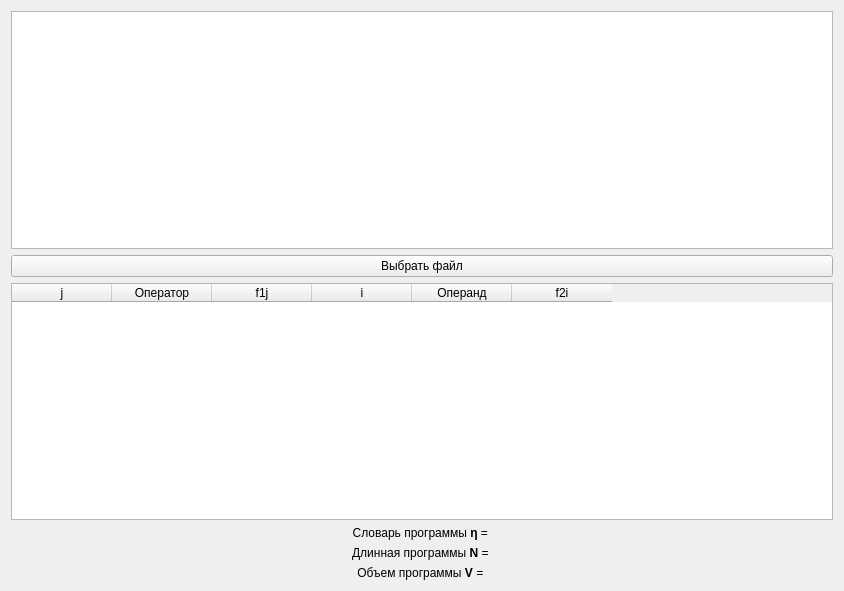
<?xml version="1.0" encoding="UTF-8"?>
<ui version="4.0">
 <class>Lab1</class>
 <widget class="QWidget" name="Lab1">
  <property name="geometry">
   <rect>
    <x>0</x>
    <y>0</y>
    <width>844</width>
    <height>591</height>
   </rect>
  </property>
  <property name="windowTitle">
   <string>Lab1</string>
  </property>
  <layout class="QVBoxLayout" name="verticalLayout">
   <item>
    <widget class="QTextEdit" name="Code"/>
   </item>
   <item>
    <widget class="QPushButton" name="chooseFile">
     <property name="text">
      <string>Выбрать файл</string>
     </property>
    </widget>
   </item>
   <item>
    <widget class="QTableWidget" name="resultTable">
     <property name="sizeAdjustPolicy">
      <enum>QAbstractScrollArea::AdjustToContents</enum>
     </property>
     <property name="editTriggers">
      <set>QAbstractItemView::NoEditTriggers</set>
     </property>
     <property name="tabKeyNavigation">
      <bool>false</bool>
     </property>
     <property name="selectionMode">
      <enum>QAbstractItemView::NoSelection</enum>
     </property>
     <column>
      <property name="text">
       <string>j</string>
      </property>
     </column>
     <column>
      <property name="text">
       <string>Оператор</string>
      </property>
     </column>
     <column>
      <property name="text">
       <string>f1j</string>
      </property>
     </column>
     <column>
      <property name="text">
       <string>i</string>
      </property>
     </column>
     <column>
      <property name="text">
       <string>Операнд</string>
      </property>
     </column>
     <column>
      <property name="text">
       <string>f2i</string>
      </property>
     </column>
    </widget>
   </item>
   <item>
    <widget class="QLabel" name="dictionaryLabel">
     <property name="text">
      <string>&lt;html&gt;&lt;head/&gt;&lt;body&gt;&lt;p&gt;Словарь программы &lt;span style=&quot; font-weight:700;&quot;&gt;η&lt;/span&gt; = &lt;/p&gt;&lt;/body&gt;&lt;/html&gt;</string>
     </property>
     <property name="textFormat">
      <enum>Qt::MarkdownText</enum>
     </property>
     <property name="alignment">
      <set>Qt::AlignCenter</set>
     </property>
    </widget>
   </item>
   <item>
    <widget class="QLabel" name="lengthLabel">
     <property name="text">
      <string>&lt;html&gt;&lt;head/&gt;&lt;body&gt;&lt;p&gt;Длинная программы &lt;span style=&quot; font-weight:700;&quot;&gt;N&lt;/span&gt; = &lt;/p&gt;&lt;/body&gt;&lt;/html&gt;</string>
     </property>
     <property name="alignment">
      <set>Qt::AlignCenter</set>
     </property>
    </widget>
   </item>
   <item>
    <widget class="QLabel" name="volumeLable">
     <property name="text">
      <string>&lt;html&gt;&lt;head/&gt;&lt;body&gt;&lt;p&gt;Объем программы &lt;span style=&quot; font-weight:700;&quot;&gt;V&lt;/span&gt; = &lt;/p&gt;&lt;/body&gt;&lt;/html&gt;</string>
     </property>
     <property name="alignment">
      <set>Qt::AlignCenter</set>
     </property>
    </widget>
   </item>
  </layout>
 </widget>
 <layoutdefault spacing="6" margin="11"/>
 <resources/>
 <connections/>
</ui>
